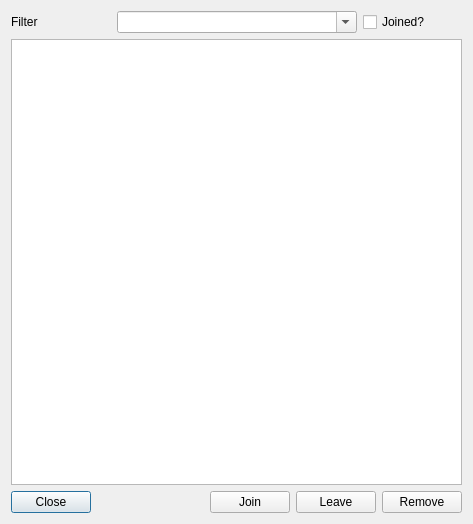
<?xml version="1.0" encoding="UTF-8"?>
<ui version="4.0">
 <class>ManageDialog</class>
 <widget class="QDialog" name="ManageDialog">
  <property name="geometry">
   <rect>
    <x>0</x>
    <y>0</y>
    <width>473</width>
    <height>524</height>
   </rect>
  </property>
  <property name="windowTitle">
   <string>Manage Group(s)</string>
  </property>
  <property name="modal">
   <bool>true</bool>
  </property>
  <layout class="QVBoxLayout" name="verticalLayout">
   <item>
    <layout class="QHBoxLayout" name="horizontalLayout_2">
     <item>
      <widget class="QLabel" name="label">
       <property name="minimumSize">
        <size>
         <width>90</width>
         <height>0</height>
        </size>
       </property>
       <property name="text">
        <string>Filter</string>
       </property>
      </widget>
     </item>
     <item>
      <widget class="QComboBox" name="host">
       <property name="minimumSize">
        <size>
         <width>240</width>
         <height>0</height>
        </size>
       </property>
       <property name="editable">
        <bool>true</bool>
       </property>
      </widget>
     </item>
     <item>
      <widget class="QCheckBox" name="joined">
       <property name="text">
        <string>Joined?</string>
       </property>
       <property name="checked">
        <bool>false</bool>
       </property>
       <property name="tristate">
        <bool>true</bool>
       </property>
      </widget>
     </item>
    </layout>
   </item>
   <item>
    <widget class="QTableView" name="groups">
     <property name="alternatingRowColors">
      <bool>true</bool>
     </property>
     <property name="selectionMode">
      <enum>QAbstractItemView::SingleSelection</enum>
     </property>
     <property name="selectionBehavior">
      <enum>QAbstractItemView::SelectRows</enum>
     </property>
    </widget>
   </item>
   <item>
    <layout class="QHBoxLayout" name="horizontalLayout">
     <item>
      <widget class="QPushButton" name="close">
       <property name="text">
        <string>Close</string>
       </property>
      </widget>
     </item>
     <item>
      <spacer name="horizontalSpacer">
       <property name="orientation">
        <enum>Qt::Horizontal</enum>
       </property>
       <property name="sizeHint" stdset="0">
        <size>
         <width>40</width>
         <height>20</height>
        </size>
       </property>
      </spacer>
     </item>
     <item>
      <widget class="QPushButton" name="join">
       <property name="text">
        <string>Join</string>
       </property>
      </widget>
     </item>
     <item>
      <widget class="QPushButton" name="leave">
       <property name="text">
        <string>Leave</string>
       </property>
      </widget>
     </item>
     <item>
      <widget class="QPushButton" name="remove">
       <property name="text">
        <string>Remove</string>
       </property>
      </widget>
     </item>
    </layout>
   </item>
  </layout>
 </widget>
 <resources/>
 <connections/>
</ui>
